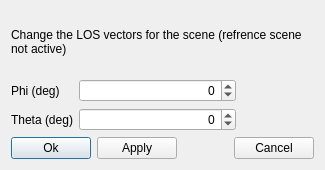
<?xml version="1.0" encoding="UTF-8"?>
<ui version="4.0">
 <class>dialogModelExtent</class>
 <widget class="QDialog" name="dialogModelLos">
  <property name="windowModality">
   <enum>Qt::WindowModal</enum>
  </property>
  <property name="geometry">
   <rect>
    <x>0</x>
    <y>0</y>
    <width>325</width>
    <height>170</height>
   </rect>
  </property>
  <property name="sizePolicy">
   <sizepolicy hsizetype="Preferred" vsizetype="Preferred">
    <horstretch>0</horstretch>
    <verstretch>0</verstretch>
   </sizepolicy>
  </property>
  <property name="minimumSize">
   <size>
    <width>325</width>
    <height>170</height>
   </size>
  </property>
  <property name="maximumSize">
   <size>
    <width>400</width>
    <height>200</height>
   </size>
  </property>
  <property name="windowTitle">
   <string>Extent SandboxScene</string>
  </property>
  <layout class="QVBoxLayout" name="verticalLayout">
   <item>
    <widget class="QLabel" name="label_5">
     <property name="text">
      <string>Change the LOS vectors for the scene (refrence scene not active)</string>
     </property>
     <property name="wordWrap">
      <bool>true</bool>
     </property>
    </widget>
   </item>
   <item>
    <layout class="QGridLayout" name="gridLayout" columnstretch="0,2,1" columnminimumwidth="0,0,0">
     <item row="0" column="0">
      <widget class="QLabel" name="east_label">
       <property name="sizePolicy">
        <sizepolicy hsizetype="Minimum" vsizetype="Preferred">
         <horstretch>0</horstretch>
         <verstretch>0</verstretch>
        </sizepolicy>
       </property>
       <property name="toolTip">
        <string> &lt;span style='font-family: monospace'&gt;SandboxScene.config.extent_east&lt;/span&gt;</string>
       </property>
       <property name="text">
        <string>Phi (deg)</string>
       </property>
      </widget>
     </item>
     <item row="1" column="0">
      <widget class="QLabel" name="north_label">
       <property name="sizePolicy">
        <sizepolicy hsizetype="Minimum" vsizetype="Preferred">
         <horstretch>0</horstretch>
         <verstretch>0</verstretch>
        </sizepolicy>
       </property>
       <property name="toolTip">
        <string> &lt;span style='font-family: monospace'&gt;SandboxScene.config.extent_east&lt;/span&gt;</string>
       </property>
       <property name="text">
        <string>Theta (deg)</string>
       </property>
      </widget>
     </item>
     <item row="1" column="1">
      <widget class="QSpinBox" name="spinlos_phi">
       <property name="alignment">
        <set>Qt::AlignRight|Qt::AlignTrailing|Qt::AlignVCenter</set>
       </property>
       <property name="suffix">
        <string></string>
       </property>
       <property name="minimum">
        <number>-90</number>
       </property>
       <property name="maximum">
        <number>90</number>
       </property>
       <property name="singleStep">
        <number>1</number>
       </property>
       <property name="value">
        <number>0</number>
       </property>
      </widget>
     </item>
     <item row="0" column="1">
      <widget class="QSpinBox" name="spinlos_theta">
       <property name="alignment">
        <set>Qt::AlignRight|Qt::AlignTrailing|Qt::AlignVCenter</set>
       </property>
       <property name="suffix">
        <string></string>
       </property>
       <property name="minimum">
        <number>-90</number>
       </property>
       <property name="maximum">
        <number>90</number>
       </property>
       <property name="singleStep">
        <number>1</number>
       </property>
       <property name="value">
        <number>0</number>
       </property>
      </widget>
     </item>
    </layout>
   </item>
   <item>
    <layout class="QHBoxLayout" name="horizontalLayout">
     <item>
      <widget class="QPushButton" name="okButton">
       <property name="text">
        <string>Ok</string>
       </property>
      </widget>
     </item>
     <item>
      <widget class="QPushButton" name="applyButton">
       <property name="text">
        <string>Apply</string>
       </property>
      </widget>
     </item>
     <item>
      <spacer name="horizontalSpacer">
       <property name="orientation">
        <enum>Qt::Horizontal</enum>
       </property>
       <property name="sizeHint" stdset="0">
        <size>
         <width>40</width>
         <height>20</height>
        </size>
       </property>
      </spacer>
     </item>
     <item>
      <widget class="QPushButton" name="cancelButton">
       <property name="text">
        <string>Cancel</string>
       </property>
      </widget>
     </item>
    </layout>
   </item>
  </layout>
 </widget>
 <tabstops>
  <tabstop>spinlos_phi</tabstop>
  <tabstop>spinlos_theta</tabstop>
  <tabstop>okButton</tabstop>
  <tabstop>applyButton</tabstop>
  <tabstop>cancelButton</tabstop>
 </tabstops>
 <resources/>
 <connections>
  <connection>
   <sender>cancelButton</sender>
   <signal>released()</signal>
   <receiver>dialogModelExtent</receiver>
   <slot>close()</slot>
   <hints>
    <hint type="sourcelabel">
     <x>271</x>
     <y>139</y>
    </hint>
    <hint type="destinationlabel">
     <x>161</x>
     <y>84</y>
    </hint>
   </hints>
  </connection>
 </connections>
</ui>
